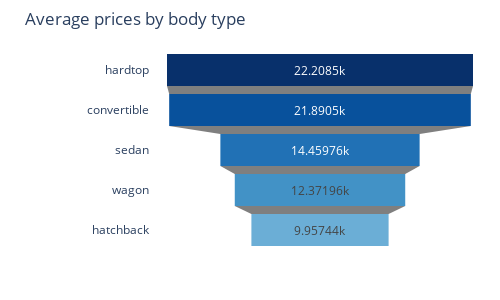

The notebook cell saved with this chart:
### Markdown cell above
<b> a) Average Prices by Body Style </b>

We will use the Funnel chart style to represent average prices by body style:

### Code cell
df_gptest2 = df[['body-style', 'price']]
grouped_test_bodystyle = df_gptest2.groupby(['body-style'], as_index=False).mean()
grouped_test_bodystyle = grouped_test_bodystyle.sort_values(by='price', ascending=False)

fig = go.Figure(go.Funnel( y=grouped_test_bodystyle['body-style'], x=grouped_test_bodystyle['price'],
    textinfo='value', marker={'color': px.colors.sequential.Blues_r} ))
fig.update_layout(title_text="Average prices by body type", template='plotly_white', width=500, height=300, margin=dict(l=150, r=10, t=50, b=50))
fig.show()

### Figure 1 — Plotly figure (JSON) as saved in the notebook; plotly's stock layout.template omitted (floating-point values rounded to 4 significant figures)
{"data": [{"marker": {"color": ["rgb(8,48,107)", "rgb(8,81,156)", "rgb(33,113,181)", "rgb(66,146,198)", "rgb(107,174,214)", "rgb(158,202,225)", "rgb(198,219,239)", "rgb(222,235,247)", "rgb(247,251,255)"]}, "textinfo": "value", "type": "funnel", "x": [22210.0, 21890.0, 14460.0, 12370.0, 9957.0], "y": ["hardtop", "convertible", "sedan", "wagon", "hatchback"]}], "layout": {"height": 300, "margin": {"b": 50, "l": 150, "r": 10, "t": 50}, "title": {"text": "Average prices by body type"}, "width": 500, "xaxis": {"autorange": true, "range": [-12340.0, 12340.0], "type": "linear"}, "yaxis": {"autorange": true, "range": [4.5, -0.5], "type": "category"}}}
